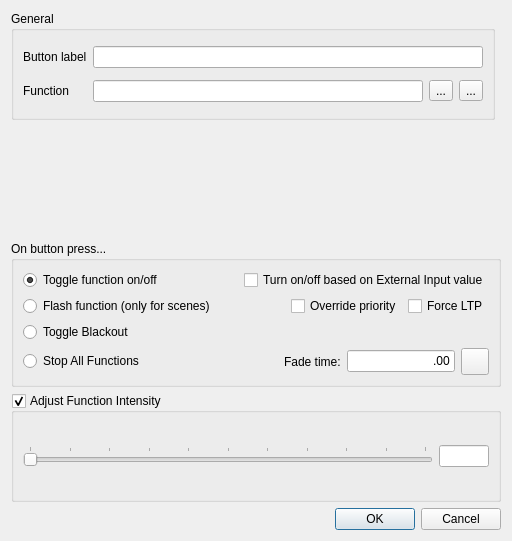
<?xml version="1.0" encoding="UTF-8"?>
<ui version="4.0">
 <author>Massimo Callegari</author>
 <comment>
  Q Light Controller Plus
  vcbuttonproperties.ui

  Copyright (c) 2015 Massimo Callegari

  Licensed under the Apache License, Version 2.0 (the &quot;License&quot;);
  you may not use this file except in compliance with the License.
  You may obtain a copy of the License at

      http://www.apache.org/licenses/LICENSE-2.0.txt

  Unless required by applicable law or agreed to in writing, software
  distributed under the License is distributed on an &quot;AS IS&quot; BASIS,
  WITHOUT WARRANTIES OR CONDITIONS OF ANY KIND, either express or implied.
  See the License for the specific language governing permissions and
  limitations under the License.
 </comment>
 <class>VCButtonProperties</class>
 <widget class="QDialog" name="VCButtonProperties">
  <property name="geometry">
   <rect>
    <x>0</x>
    <y>0</y>
    <width>512</width>
    <height>541</height>
   </rect>
  </property>
  <property name="windowTitle">
   <string>Button properties</string>
  </property>
  <layout class="QGridLayout" name="gridLayout">
   <item row="4" column="0" colspan="2">
    <widget class="QGroupBox" name="groupBox_4">
     <property name="title">
      <string>On button press...</string>
     </property>
     <layout class="QVBoxLayout">
      <item>
       <layout class="QHBoxLayout" name="horizontalLayout_3">
        <item>
         <widget class="QRadioButton" name="m_toggle">
          <property name="sizePolicy">
           <sizepolicy hsizetype="MinimumExpanding" vsizetype="Fixed">
            <horstretch>0</horstretch>
            <verstretch>0</verstretch>
           </sizepolicy>
          </property>
          <property name="toolTip">
           <string>Toggle the assigned function on/off with this button</string>
          </property>
          <property name="text">
           <string>Toggle function on/off</string>
          </property>
          <property name="checked">
           <bool>true</bool>
          </property>
         </widget>
        </item>
        <item>
         <widget class="QCheckBox" name="m_toggleExtValueMode">
          <property name="sizePolicy">
           <sizepolicy hsizetype="Minimum" vsizetype="Fixed">
            <horstretch>0</horstretch>
            <verstretch>0</verstretch>
           </sizepolicy>
          </property>
          <property name="toolTip">
           <string>Same as toggle mode for mouse and keyboard interaction,
but External Input turns the function ON if value>0 and OFF if value=0</string>
          </property>
          <property name="text">
           <string>Turn on/off based on External Input value</string>
          </property>
         </widget>
        </item>
       </layout>
      </item>
      <item>
       <layout class="QHBoxLayout" name="horizontalLayout_4">
        <item>
         <widget class="QRadioButton" name="m_flash">
          <property name="toolTip">
           <string>Flash the assigned function with this button</string>
          </property>
          <property name="text">
           <string>Flash function (only for scenes)</string>
          </property>
         </widget>
        </item>
        <item>
         <spacer name="horizontalSpacer">
          <property name="orientation">
           <enum>Qt::Horizontal</enum>
          </property>
          <property name="sizeHint" stdset="0">
           <size>
            <width>40</width>
            <height>20</height>
           </size>
          </property>
         </spacer>
        </item>
        <item>
         <widget class="QCheckBox" name="m_overridePriority">
          <property name="text">
           <string>Override priority</string>
          </property>
         </widget>
        </item>
        <item>
         <widget class="QCheckBox" name="m_forceLTP">
          <property name="text">
           <string>Force LTP</string>
          </property>
         </widget>
        </item>
       </layout>
      </item>
      <item>
       <widget class="QRadioButton" name="m_blackout">
        <property name="text">
         <string>Toggle Blackout</string>
        </property>
       </widget>
      </item>
      <item>
       <layout class="QHBoxLayout" name="horizontalLayout_2">
        <item>
         <widget class="QRadioButton" name="m_stopAll">
          <property name="sizePolicy">
           <sizepolicy hsizetype="MinimumExpanding" vsizetype="Fixed">
            <horstretch>0</horstretch>
            <verstretch>0</verstretch>
           </sizepolicy>
          </property>
          <property name="text">
           <string>Stop All Functions</string>
          </property>
         </widget>
        </item>
        <item>
         <widget class="QLabel" name="m_safFadeLabel">
          <property name="text">
           <string>Fade time:</string>
          </property>
         </widget>
        </item>
        <item>
         <widget class="QLineEdit" name="m_fadeOutEdit">
          <property name="sizePolicy">
           <sizepolicy hsizetype="Minimum" vsizetype="Fixed">
            <horstretch>0</horstretch>
            <verstretch>0</verstretch>
           </sizepolicy>
          </property>
          <property name="text">
           <string notr="true">.00</string>
          </property>
          <property name="alignment">
           <set>Qt::AlignRight|Qt::AlignTrailing|Qt::AlignVCenter</set>
          </property>
         </widget>
        </item>
        <item>
         <widget class="QToolButton" name="m_speedDialButton">
          <property name="icon">
           <iconset resource="../qlcui.qrc">
            <normaloff>:/speed.png</normaloff>:/speed.png</iconset>
          </property>
          <property name="iconSize">
           <size>
            <width>20</width>
            <height>20</height>
           </size>
          </property>
          <property name="checkable">
           <bool>true</bool>
          </property>
         </widget>
        </item>
       </layout>
      </item>
     </layout>
    </widget>
   </item>
   <item row="6" column="0" colspan="2">
    <widget class="QDialogButtonBox" name="m_buttonBox">
     <property name="orientation">
      <enum>Qt::Horizontal</enum>
     </property>
     <property name="standardButtons">
      <set>QDialogButtonBox::Cancel|QDialogButtonBox::Ok</set>
     </property>
    </widget>
   </item>
   <item row="5" column="0" colspan="2">
    <widget class="QGroupBox" name="m_intensityGroup">
     <property name="toolTip">
      <string>Adjust function intensity when it is running</string>
     </property>
     <property name="title">
      <string>Adjust Function Intensity</string>
     </property>
     <property name="checkable">
      <bool>true</bool>
     </property>
     <layout class="QHBoxLayout" name="horizontalLayout">
      <item>
       <widget class="QSlider" name="m_intensitySlider">
        <property name="sizePolicy">
         <sizepolicy hsizetype="MinimumExpanding" vsizetype="Fixed">
          <horstretch>1</horstretch>
          <verstretch>0</verstretch>
         </sizepolicy>
        </property>
        <property name="toolTip">
         <string>Function's adjusted intensity percentage when run</string>
        </property>
        <property name="minimum">
         <number>0</number>
        </property>
        <property name="maximum">
         <number>100</number>
        </property>
        <property name="orientation">
         <enum>Qt::Horizontal</enum>
        </property>
        <property name="invertedAppearance">
         <bool>false</bool>
        </property>
        <property name="invertedControls">
         <bool>false</bool>
        </property>
        <property name="tickPosition">
         <enum>QSlider::TicksAbove</enum>
        </property>
        <property name="tickInterval">
         <number>10</number>
        </property>
       </widget>
      </item>
      <item>
       <widget class="QLineEdit" name="m_intensityEdit">
        <property name="sizePolicy">
         <sizepolicy hsizetype="Fixed" vsizetype="Fixed">
          <horstretch>0</horstretch>
          <verstretch>0</verstretch>
         </sizepolicy>
        </property>
        <property name="maximumSize">
         <size>
          <width>50</width>
          <height>16777215</height>
         </size>
        </property>
        <property name="maxLength">
         <number>4</number>
        </property>
       </widget>
      </item>
     </layout>
    </widget>
   </item>
   <item row="0" column="0">
    <widget class="QGroupBox" name="m_generalGroup">
     <property name="sizePolicy">
      <sizepolicy hsizetype="MinimumExpanding" vsizetype="Preferred">
       <horstretch>0</horstretch>
       <verstretch>0</verstretch>
      </sizepolicy>
     </property>
     <property name="title">
      <string>General</string>
     </property>
     <layout class="QGridLayout" name="gridLayoutGeneral">
      <item row="0" column="0">
       <widget class="QLabel" name="m_nameLabel">
        <property name="text">
         <string>Button label</string>
        </property>
       </widget>
      </item>
      <item row="0" column="1" colspan="3">
       <widget class="QLineEdit" name="m_nameEdit">
        <property name="toolTip">
         <string>Text to display on the button</string>
        </property>
       </widget>
      </item>
      <item row="1" column="0">
       <widget class="QLabel" name="m_functionLabel">
        <property name="text">
         <string>Function</string>
        </property>
       </widget>
      </item>
      <item row="1" column="1">
       <widget class="QLineEdit" name="m_functionEdit">
        <property name="toolTip">
         <string>The function that this button controls</string>
        </property>
        <property name="readOnly">
         <bool>true</bool>
        </property>
       </widget>
      </item>
      <item row="1" column="2">
       <widget class="QToolButton" name="m_attachFunction">
        <property name="toolTip">
         <string>Attach a function to this button</string>
        </property>
        <property name="text">
         <string notr="true">...</string>
        </property>
        <property name="icon">
         <iconset resource="../qlcui.qrc">
          <normaloff>:/attach.png</normaloff>:/attach.png</iconset>
        </property>
        <property name="iconSize">
         <size>
          <width>32</width>
          <height>32</height>
         </size>
        </property>
       </widget>
      </item>
      <item row="1" column="3">
       <widget class="QToolButton" name="m_detachFunction">
        <property name="toolTip">
         <string>Detach the button's function attachment</string>
        </property>
        <property name="text">
         <string notr="true">...</string>
        </property>
        <property name="icon">
         <iconset resource="../qlcui.qrc">
          <normaloff>:/detach.png</normaloff>:/detach.png</iconset>
        </property>
        <property name="iconSize">
         <size>
          <width>32</width>
          <height>32</height>
         </size>
        </property>
       </widget>
      </item>
     </layout>
    </widget>
   </item>
   <item row="1" column="0" colspan="2">
    <widget class="QFrame" name="frame">
     <layout class="QVBoxLayout" name="verticalLayout_3">
      <property name="leftMargin">
       <number>0</number>
      </property>
      <property name="topMargin">
       <number>0</number>
      </property>
      <property name="rightMargin">
       <number>0</number>
      </property>
      <property name="bottomMargin">
       <number>0</number>
      </property>
      <item>
       <layout class="QVBoxLayout" name="m_extControlLayout"/>
      </item>
     </layout>
    </widget>
   </item>
  </layout>
 </widget>
 <resources>
  <include location="../qlcui.qrc"/>
 </resources>
 <connections>
  <connection>
   <sender>m_buttonBox</sender>
   <signal>accepted()</signal>
   <receiver>VCButtonProperties</receiver>
   <slot>accept()</slot>
   <hints>
    <hint type="sourcelabel">
     <x>248</x>
     <y>254</y>
    </hint>
    <hint type="destinationlabel">
     <x>157</x>
     <y>274</y>
    </hint>
   </hints>
  </connection>
  <connection>
   <sender>m_buttonBox</sender>
   <signal>rejected()</signal>
   <receiver>VCButtonProperties</receiver>
   <slot>reject()</slot>
   <hints>
    <hint type="sourcelabel">
     <x>316</x>
     <y>260</y>
    </hint>
    <hint type="destinationlabel">
     <x>286</x>
     <y>274</y>
    </hint>
   </hints>
  </connection>
 </connections>
</ui>
